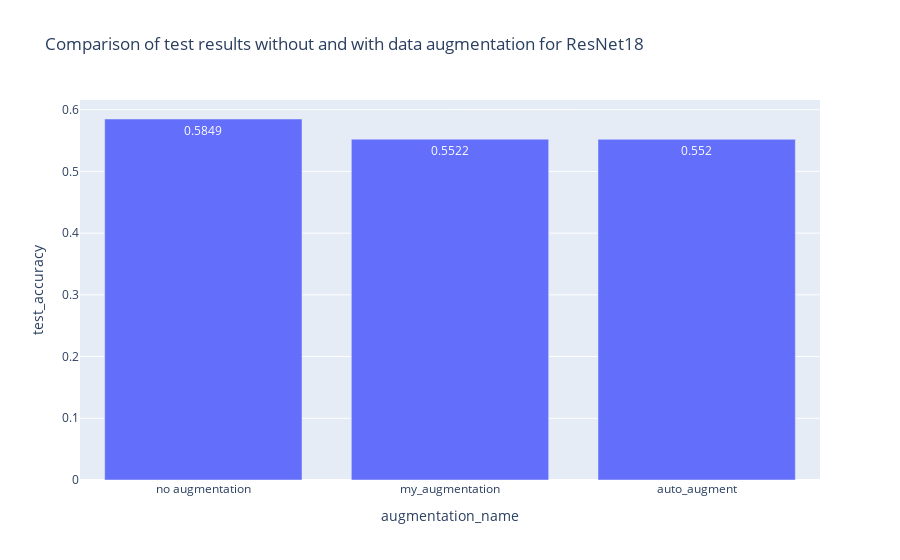

The code cell stored with this chart in its notebook:
### Code cell
fig = px.bar(
    resnet_df.query("dataset == 'cifar100' and test_noise == False").fillna("no augmentation").sort_values("augmentation_name", ascending=False),
    x="augmentation_name", 
    y="test_accuracy", 
    #color="test_noise",
    #facet_col="dataset",
    #barmode="group",
    text_auto=True,
    title="Comparison of test results without and with data augmentation for ResNet18")
fig.write_image(plots_dir / "q12b_resnet_augmentation.png", scale=2.0)
fig

### Figure 1 — Plotly figure (JSON) as saved in the notebook; plotly's stock layout.template omitted (floating-point values rounded to 4 significant figures)
{"data": [{"alignmentgroup": "True", "hovertemplate": "augmentation_name=%{x}<br>test_accuracy=%{y}<extra></extra>", "legendgroup": "", "marker": {"color": "#636efa", "pattern": {"shape": ""}}, "name": "", "offsetgroup": "", "orientation": "v", "showlegend": false, "textposition": "auto", "texttemplate": "%{y}", "x": ["no augmentation", "my_augmentation", "auto_augment"], "xaxis": "x", "y": [0.5849, 0.5522, 0.552], "yaxis": "y", "type": "bar"}], "layout": {"xaxis": {"anchor": "y", "domain": [0.0, 1.0], "title": {"text": "augmentation_name"}}, "yaxis": {"anchor": "x", "domain": [0.0, 1.0], "title": {"text": "test_accuracy"}}, "legend": {"tracegroupgap": 0}, "title": {"text": "Comparison of test results without and with data augmentation for ResNet18"}, "barmode": "relative"}}
